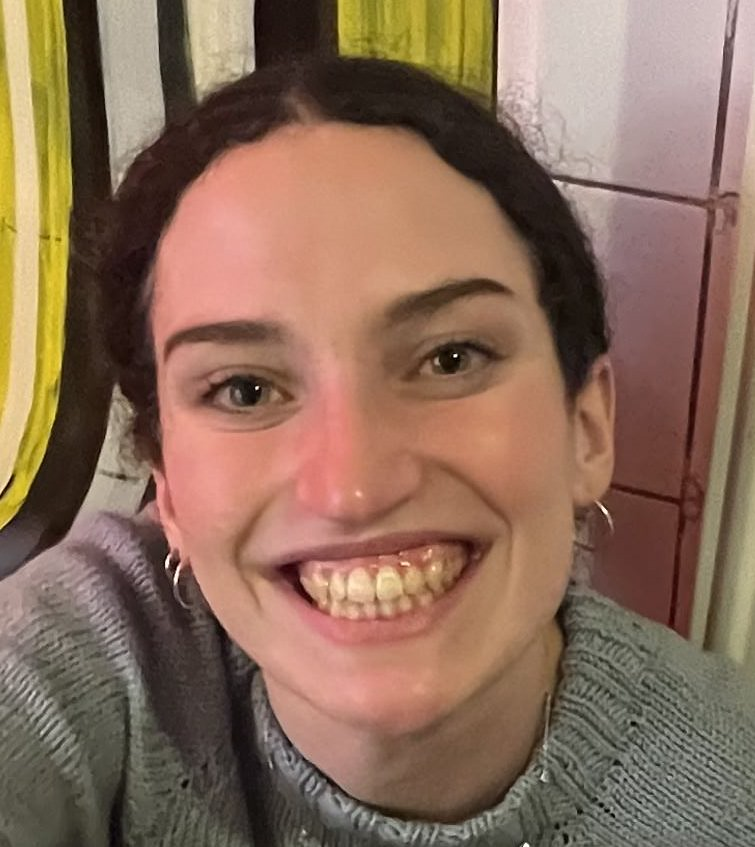
#> input picture gaiaFace.jpg, 755 x 847 px
$ python ex1.py
#> lines starting #> are read from the running program, lines starting #| are printed output that depends on the picture
### util_functions.py
import numpy as np
import math
import cv2 as cv
import matplotlib.pyplot as plt
import itertools as it

def box3d(n=16):
    points = []
    N = tuple(np.linspace(-1, 1, n))
    for i, j in [(-1, -1), (-1, 1), (1, 1), (0, 0)]:
        points.extend(set(it.permutations([(i, )*n, (j, )*n, N])))
    return np.hstack(points)/2

def pi(coords):
    ones = np.ones(len(coords[0]), dtype=int)
    return np.vstack((coords, ones))


def invPi(hom_coords):
    hom_coords = hom_coords[:-1]/hom_coords[-1]
    return hom_coords


# [215 lines left out: functions projectpoints, projectpoints_dist, distort, undistort_image, camera_intrinsic, hest and 4 more, not called in this run]

#part 3.3
def essential_matrix(R,t):
    rtn = crossProduct(t) @ R
    return rtn

# [137 lines left out: functions fundamental_matrix, DrawLine, triangulate, projection_matrix, pest, compute_rmse, not called in this run]

#part 4.3
'''
Here we will perform camera calibration with checkerboards.
We do not yet have the ability to detect checkerboards, so for now we will
define the points ourselves.
'''
#to define the points
# [177 lines left out: functions checkerboard_points, estimateHomographies, form_vi, estimate_b, b_from_B, estimate_intrinsics and 2 more, not called in this run]

### ex1.py
import numpy as np
import cv2 as cv
import math
import matplotlib.pyplot as plt
from util_functions import box3d, pi, invPi
#print(cv.__version__)

#FIX!!!
'''
def box3d(n=16):
    points = []
    N = tuple(np.linspace(-1, 1, n))
    for i, j in [(-1, -1), (-1, 1), (1, 1), (0, 0)]:
        points.extend(set(it.permutations([(i, )*n, (j, )*n, N])))
    return np.hstack(points)/2

def pi(coords):
    print(f"before : {coords.shape}")
    print(coords)
    ones = np.ones(240, dtype=int)
    print(f"ones: {ones.shape}")
    print(f"ones: {ones}")
    return np.vstack((coords, ones))


def invPi(hom_coords):
    hom_coords = hom_coords[:-1]/hom_coords[-1]
    return hom_coords
'''
def projectpoints(K, cam_pos, Q):
    hom_proj = []
    proj     = []
    #Q = 3xn (3x241)
    #K = 3x3
    #ph = K@cam_pos@ = k @ cam_pos @ Q[i]
    Q_hom = pi(Q)
    #print(Q_hom)
    for i in range(240):
        q = Q_hom[:, i]
        hom_p =  K @ cam_pos @ q
        hom_proj.append(hom_p)
    proj = invPi(hom_proj)
    return proj


'''
def projectpoints(K, cam_pos, Q):  correct version
    x = []
    y = []
    w = []
    proj     = []
    #Q = 3xn (3x241)
    #K = 3x3
    #ph = K@cam_pos@ = k @ cam_pos @ Q[i]
    Q_hom = pi(Q)
    #print(Q_hom)
    for i in range(len(Q[0])):
        q = Q_hom[:, i]
        hom_p =  K @ cam_pos @ q
        x.append(hom_p[0])
        y.append(hom_p[1])
        w.append(hom_p[2])
    hom_proj = np.vstack( (x,y,w) )
    proj = invPi(hom_proj)
    return proj

'''

image_name = 'gaiaFace.jpg'
image      = cv.imread(image_name)
#> image is the input picture: shape (847, 755, 3); mean B, G, R 90, 109.3, 138.6
#cv.imshow("Image", image)
#cv.waitKey(0)
#cv.destroyAllWindows()
box = box3d()
print(box.shape)
#print(f"box", box)
Q = np.array([[1, 2, 3],
              [5, 6, 7],
              [9, 10, 11]])
K = np.eye(3) #creates identity matrix
cam_pos = np.array([[1, 0, 0, 0],
                    [0, 1, 0, 0],
                    [0, 0, 1, 4]
                   ])

projection1 = projectpoints(K, cam_pos, box)
print(f"projection1: {projection1}" )

fig = plt.figure()
ax = plt.axes(projection='3d')
ax.grid()

ax.set_title('3D Scatter Plot')

# Plot the points
ax.scatter(projection1[0], projection1[1], projection1[2], c='b')

# Set labels
ax.set_xlabel('X')
ax.set_ylabel('Y')
ax.set_zlabel('Z')

plt.show()
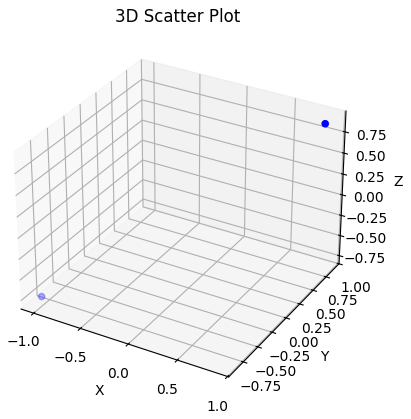
#> figure drawn by matplotlib, 1 panel

cam_pos2 = np.array([[math.cos(30), 0, math.sin(30), 0],
                    [0, 1, 0, 0],
                    [-math.sin(30), 0, math.cos(30), 4]
                   ])
box2 = box3d()
projection2 = projectpoints(K, cam_pos2, box2)
#print(f"projection2: {projection2}" )
#print("end 2")
